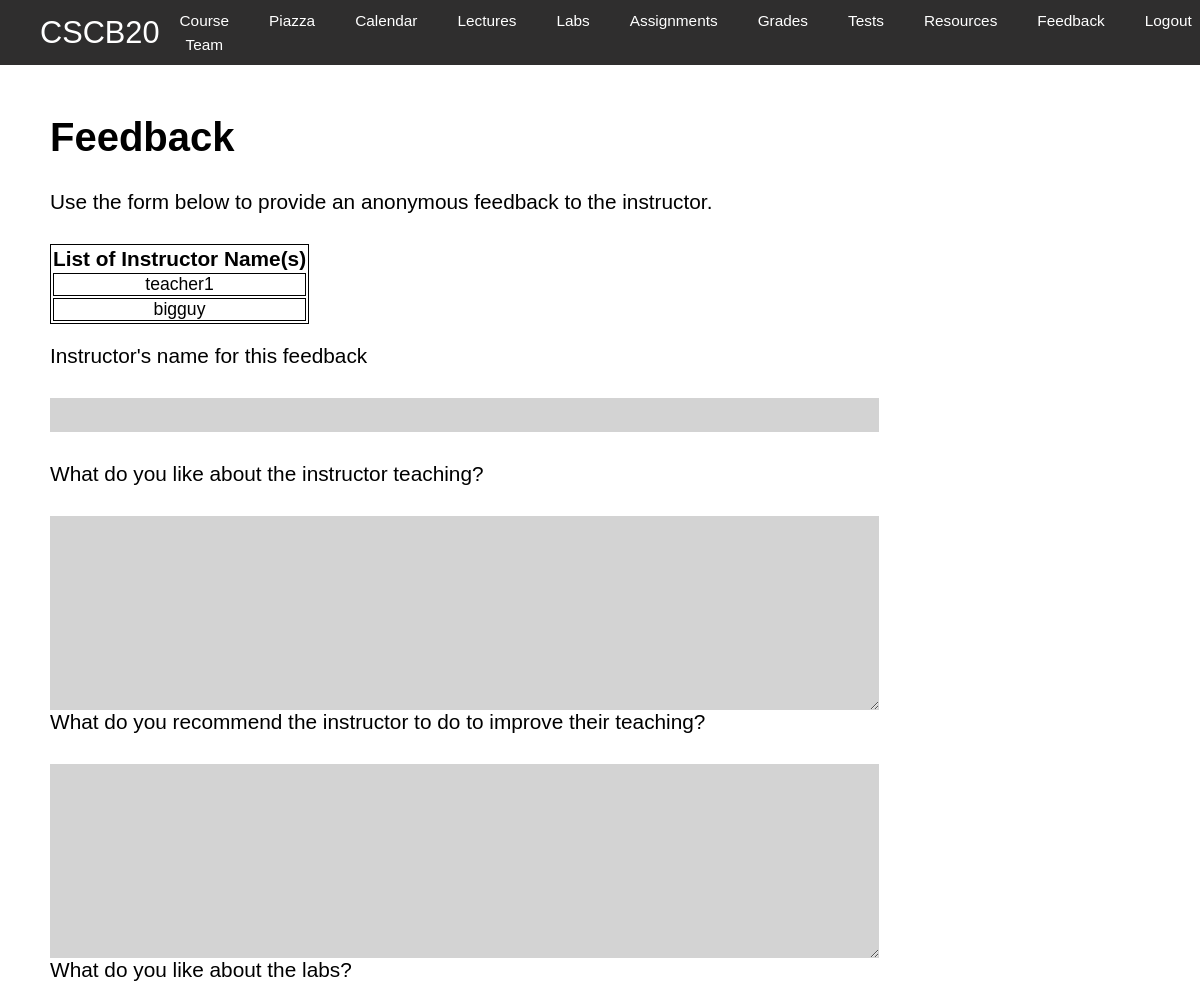
The app's page /feedback (signed in, upper part), older data.
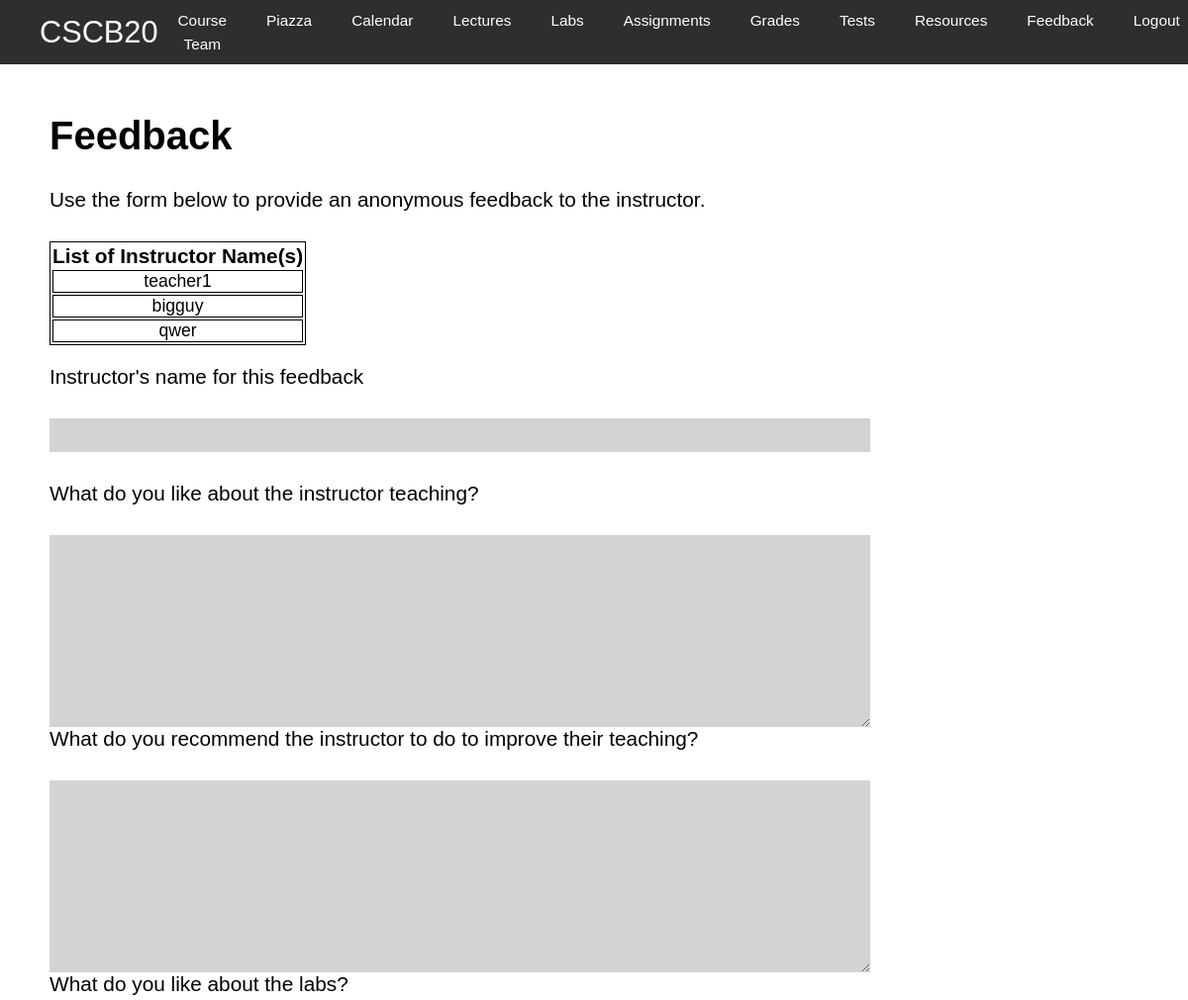
The same page, newer data.
### app.py (models this page shows)
class Instructor(db.Model):
    id=db.Column(db.Integer, primary_key = True)
    username=db.Column(db.String(20), unique = True, nullable = False)
    email=db.Column(db.String(30), unique = True, nullable = False)
    password=db.Column(db.String(30), nullable = False)

### app.py (the view, shortened to what this page needs)
@app.route('/feedback', methods=['GET', 'POST'])
def feedback():
    if session['type']== 'Student':
        if request.method == 'GET':
            query_intructor_result = query_intructor()
            return render_template('feedback.html', query_intructor_result=query_intructor_result )
    else:
        query_feedback_result=query_feedback()
        return render_template('Instructor_feedback.html', query_feedback_result=query_feedback_result)

### app.py (called while the page is built)
def query_intructor():
    query_intructor=Instructor.query.all()
    return query_intructor

### templates/feedback.html (shortened to what this page needs)
<!DOCTYPE html>
<html lang="en" dir="ltr">
<head>
    <link rel="stylesheet" href="{{ url_for('static', filename='css/feedback.css') }}" />
</head>
<body>
    {% extends "template.html" %}
    {% block content %}
    <section id="content">
        <h1>Feedback</h1>
        <p>
            Use the form below to provide an anonymous feedback to the instructor.
        </p>
        <form action="http://127.0.0.1:5000/feedback" method = "POST">
            <table class="Instructor table">
                <tr>
                    <th>List of Instructor Name(s)</th>
                </tr>
                {% for Instructor in query_intructor_result %}
                <tr>
                    <td>{{ Instructor.username }}</td>
                </tr>
                {% endfor %}
            </table>
            <label for="InstructorName">Instructor's name for this feedback</label>
            <input name="InstructorName_ID" id="InstructorName_ID "type="text" required />
            <label for="Ans1">What do you like about the instructor teaching?</label>
            <textarea name="Ans1_ID" id="Ans1_ID "type="text" required cols="30" rows="10"></textarea>
            <label for="Ans2">What do you recommend the instructor to do to improve their teaching?</label>
            <textarea name="Ans2_ID" id="Ans2_ID "type="text" required cols="30" rows="10"></textarea>
            <label for="Ans3">What do you like about the labs?</label>
        </form>
    </section>
    {% endblock %}

Row changes from the older to the newer data that the page shows:
added Instructor: username "qwer"
